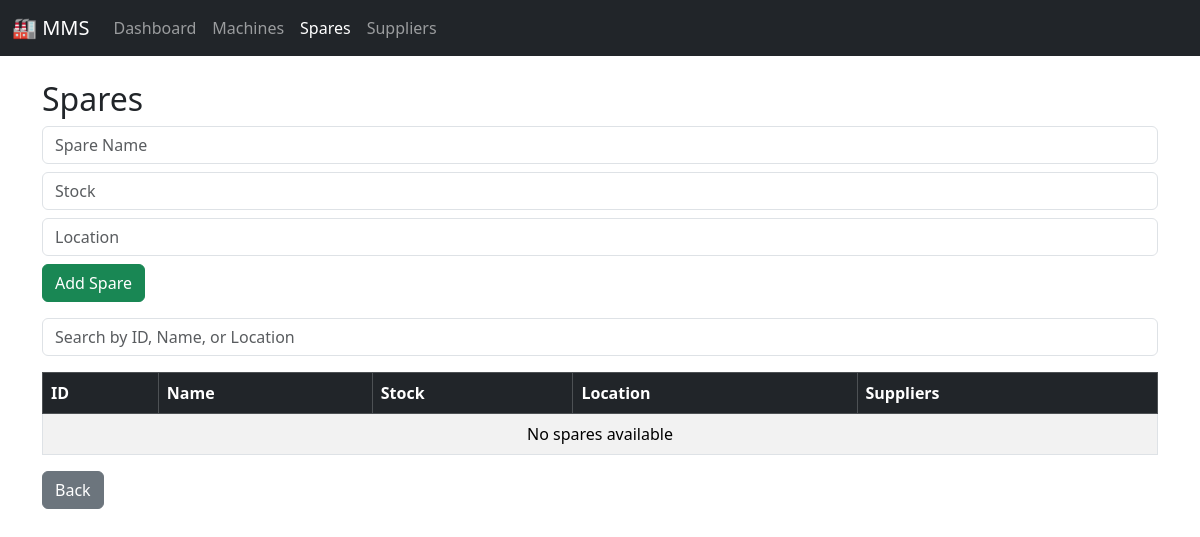
The app's page /spares_ui, older data.
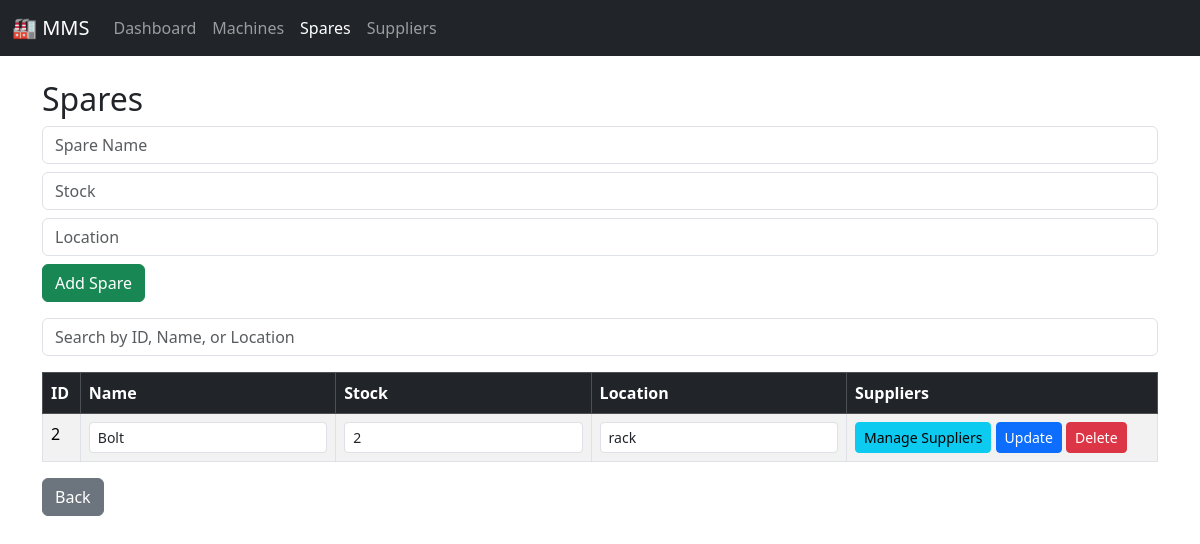
The same page, newer data.
### tables this page shows
CREATE TABLE spares (
                    id INTEGER PRIMARY KEY AUTOINCREMENT,
                    name TEXT NOT NULL,
                    stock INTEGER,
                    location TEXT
                );

### app.py (the view)
@app.route('/spares_ui')
def spares_ui():
    query = request.args.get("q", "")
    conn = sqlite3.connect(DB_NAME)
    conn.row_factory = sqlite3.Row
    c = conn.cursor()
    if query:
        c.execute("SELECT * FROM spares WHERE name LIKE ? OR id LIKE ? OR location LIKE ?",
                  (f"%{query}%", f"%{query}%", f"%{query}%"))
    else:
        c.execute("SELECT * FROM spares")
    spares = [dict(s) for s in c.fetchall()]
    conn.close()
    return render_template("spares.html", spares=spares, query=query)

### templates/spares.html (shortened to what this page needs)
{% extends "base.html" %}
{% block content %}
  <h2>Spares</h2>
  <form action="/add_spare_ui" method="POST" class="mb-3">
    <input type="text" name="name" placeholder="Spare Name" required class="form-control mb-2">
    <input type="number" name="stock" placeholder="Stock" required class="form-control mb-2">
    <input type="text" name="location" placeholder="Location" class="form-control mb-2">
    <button type="submit" class="btn btn-success">Add Spare</button>
  </form>
  <form method="get" action="/spares_ui" class="mb-3">
  <input type="text" name="q" value="{{ query }}"
         placeholder="Search by ID, Name, or Location"
         class="form-control">
</form>
  <table class="table table-bordered table-striped">
    <thead class="table-dark">
      <tr>
        <th>ID</th>
        <th>Name</th>
        <th>Stock</th>
        <th>Location</th>
        <th>Suppliers</th>
      </tr>
    </thead>
    <tbody>
  {% for s in spares %}
  <tr {% if s.low_stock_alert %} class="table-danger" {% endif %}>
    <td>{{ s.id }}</td>
    <td>
      <form action="/edit_spare/{{ s.id }}" method="POST" class="d-inline">
        <input type="text" name="name" value="{{ s.name }}" required class="form-control form-control-sm">
    </td>
    <td>
        <input type="number" name="stock" value="{{ s.stock }}" required class="form-control form-control-sm">
    </td>
    <td>
        <input type="text" name="location" value="{{ s.location }}" class="form-control form-control-sm">
    </td>
    <td>
        <a href="/suppliers_ui/{{ s.id }}" class="btn btn-info btn-sm">Manage Suppliers</a>
        <button type="submit" class="btn btn-sm btn-primary">Update</button>
      <form action="/delete_spare/{{ s.id }}" method="POST" class="d-inline">
        <button type="submit" class="btn btn-sm btn-danger">Delete</button>
      </form>
    </td>
  </tr>
  {% else %}
  <tr><td colspan="5" class="text-center">No spares available</td></tr>
  {% endfor %}
</tbody>
  </table>
  <a href="/" class="btn btn-secondary">Back</a>
{% endblock %}

### templates/base.html (shortened to what this page needs)
<!doctype html>
<html lang="en">
<head>
  <link href="https://cdn.jsdelivr.net/npm/bootstrap@5.3.2/dist/css/bootstrap.min.css" rel="stylesheet">
</head>
<body>
<nav class="navbar navbar-expand-lg navbar-dark bg-dark mb-4">
  <div class="container-fluid">
    <a class="navbar-brand" href="/">🏭 MMS</a>
    <div class="collapse navbar-collapse" id="navbarNav">
      <ul class="navbar-nav">
        <li class="nav-item">
          <a class="nav-link {% if request.path == '/' %}active{% endif %}" href="/">Dashboard</a>
        </li>
        <li class="nav-item">
          <a class="nav-link {% if '/machines_ui' in request.path %}active{% endif %}" href="/machines_ui">Machines</a>
        </li>
        <li class="nav-item">
          <a class="nav-link {% if '/spares_ui' in request.path %}active{% endif %}" href="/spares_ui">Spares</a>
        </li>
        <li class="nav-item">
          <a class="nav-link {% if '/suppliers_ui' in request.path %}active{% endif %}" href="/suppliers_ui/1">Suppliers</a>
        </li>
      </ul>
    </div>
  </div>
</nav>
<div class="container">
  {% block content %}{% endblock %}
</div>
</body>
</html>

Row changes from the older to the newer data that the page shows:
added spares: id "2", name "Bolt", stock "2", location "rack"
Text that changed along with them:
text no longer shown: "No spares available"
